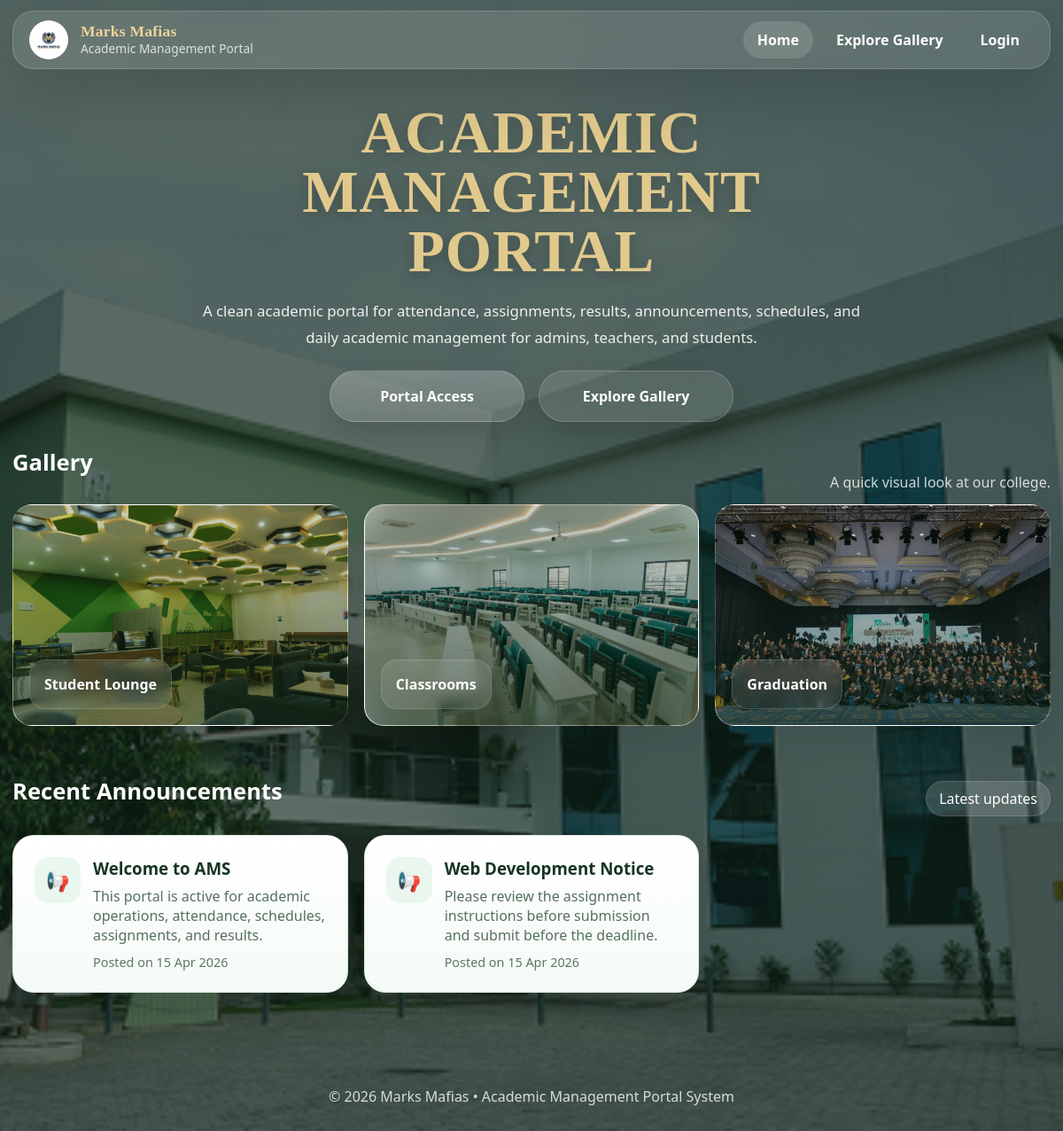
The app's page /public/index.php, older data.
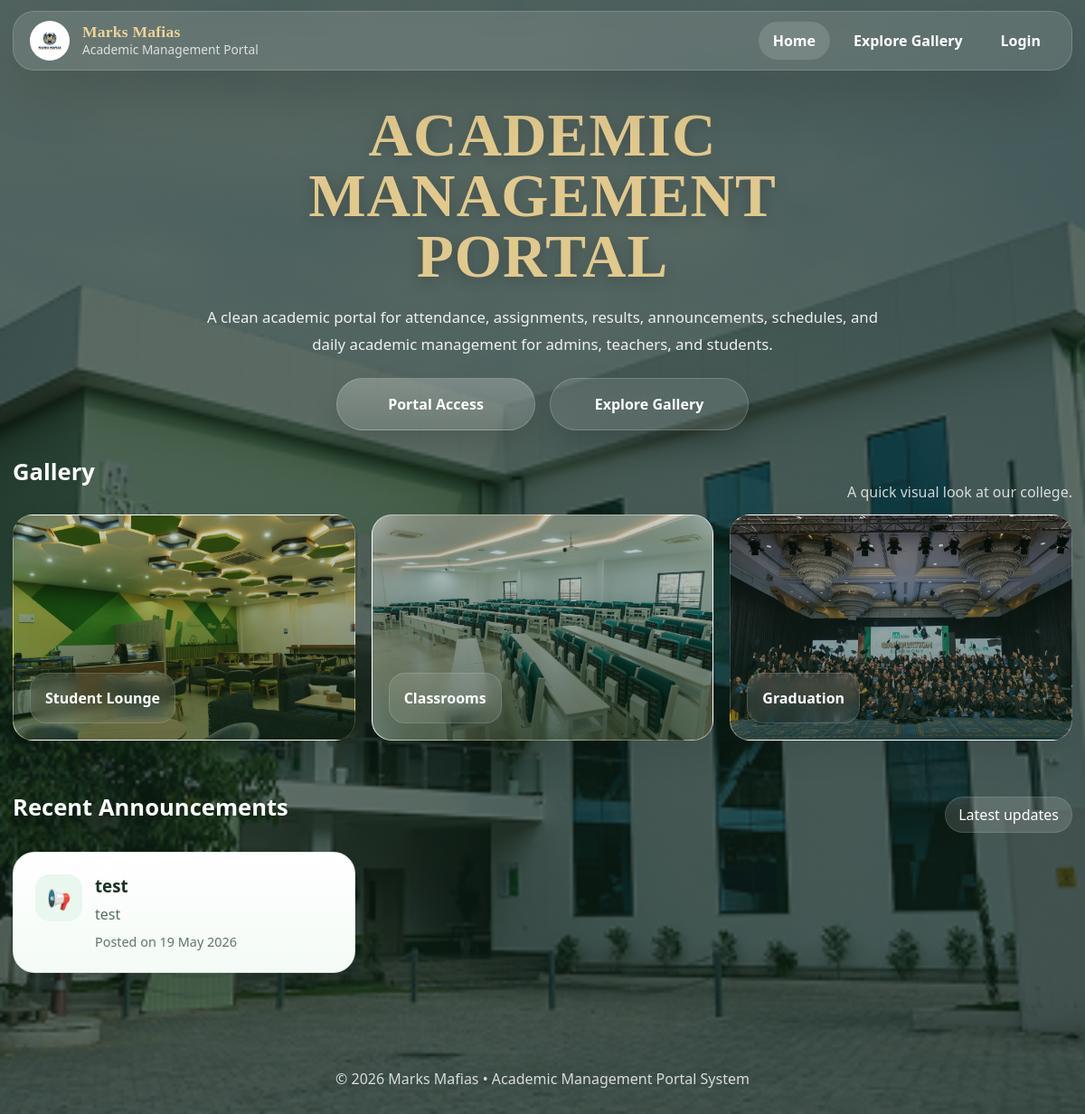
The same page, newer data.
### tables this page shows
CREATE TABLE `announcements` (
  `id` int(11) NOT NULL,
  `title` varchar(180) NOT NULL,
  `body` text NOT NULL,
  `visibility_role` enum('all','teacher','student') NOT NULL DEFAULT 'all',
  `target_audience` varchar(120) DEFAULT NULL,
  `subject_id` int(11) DEFAULT NULL,
  `created_by` int(11) NOT NULL,
  `posted_at` datetime NOT NULL
);

### includes/functions.php (called while the page is built, shortened)
<?php
function e(null|string|int|float $value): string
{
    return htmlspecialchars((string)$value, ENT_QUOTES, 'UTF-8');
}

### includes/auth.php (called while the page is built, shortened)
<?php
require_once dirname(__DIR__) . '/includes/functions.php';
function user(): ?array
{
    return $_SESSION['user'] ?? null;
}
function logged_in(): bool
{
    return user() !== null && validate_session_integrity();
}

### public/index.php (the view, shortened to what this page needs)
<?php
require_once dirname(__DIR__) . '/includes/auth.php';
$announcements = $pdo->query('SELECT title, body, posted_at FROM announcements ORDER BY posted_at DESC LIMIT 3')->fetchAll();
include dirname(__DIR__) . '/includes/header.php';
include dirname(__DIR__) . '/includes/topnav.php';
?>
<div class="landing-shell home-refined-shell">
  <section class="landing-hero refined-hero">
    <div class="hero-center refined-hero-center">
      <h2>Academic Management<br>Portal</h2>
      <p>
        A clean academic portal for attendance, assignments, results, announcements,
        schedules, and daily academic management for admins, teachers, and students.
      </p>
      <div class="hero-actions">
        <a class="hero-cta primary" href="<?= BASE_URL ?>/login.php">Portal Access</a>
        <a class="hero-cta" href="#gallery">Explore Gallery</a>
      </div>
    </div>
  </section>
  <section class="section home-gallery-section" id="gallery">
    <div class="gallery-wide-header solo-header">
      <h2 class="section-title">Gallery</h2>
      <p class="gallery-subtitle">A quick visual look at our college.</p>
    </div>
    <div class="gallery gallery-wide-only gallery-wide-only-full">
      <div class="gallery-item gallery-shot gallery-shot-admin">
        <div class="caption"><strong>Student Lounge</strong></div>
      </div>
      <div class="gallery-item gallery-shot gallery-shot-teacher">
        <div class="caption"><strong>Classrooms</strong></div>
      </div>
      <div class="gallery-item gallery-shot gallery-shot-student">
        <div class="caption"><strong>Graduation</strong></div>
      </div>
    </div>
  </section>
  <section class="section refined-announcements">
    <div class="announce-title-row">
      <h2 class="section-title">Recent Announcements</h2>
      <span class="announce-chip">Latest updates</span>
    </div>
    <div class="announcement-grid premium-announcement-grid single-row-announcements">
      <?php foreach ($announcements as $item): ?>
        <article class="announcement-card premium-announce-card better-announcement-card">
          <div class="announce-icon">📢</div>
          <div>
            <h3><?= e($item['title']) ?></h3>
            <p><?= e($item['body']) ?></p>
            <div class="subtle announce-date">Posted on <?= e(date('d M Y', strtotime($item['posted_at']))) ?></div>
          </div>
        </article>
      <?php endforeach; ?>
    </div>
  </section>
</div>
<?php include dirname(__DIR__) . '/includes/footer.php'; ?>

### includes/header.php (shortened to what this page needs)
<?php
$autoStyles = [BASE_URL . '/../assets/css/style.css'];
?>
<!doctype html>
<html lang="en">
<head>
<?php foreach ($autoStyles as $css): ?>
<link rel="stylesheet" href="<?= e($css) ?>">
<?php endforeach; ?>
</head>
<body class="<?= isset($bodyClass) ? e($bodyClass) : '' ?>">

### includes/topnav.php (shortened to what this page needs)
<?php
$isLoggedIn = logged_in();
$role = $_SESSION['role'] ?? null;
?>
<div class="topbar topbar-slim">
  <div class="container topbar-inner slim-inner">
    <div class="brand slim-brand">
      <img src="<?= BASE_URL ?>/../assets/images/logo.png" alt="Marks Mafias Logo">
      <div class="brand-text slim-brand-text">
        <div class="brand-main">Marks Mafias</div>
        <div class="brand-sub">Academic Management Portal</div>
      </div>
    </div>
    <nav class="nav-links slim-nav">
      <a href="<?= BASE_URL ?>/index.php" class="active">Home</a>
      <a href="#gallery">Explore Gallery</a>
      <?php if ($isLoggedIn && $role): ?>
        <a href="<?= dashboard_path($role) ?>">Dashboard</a>
        <a href="<?= BASE_URL ?>/logout.php">Logout</a>
      <?php else: ?>
        <a href="<?= BASE_URL ?>/login.php">Login</a>
      <?php endif; ?>
    </nav>
  </div>
</div>

### includes/footer.php
<?php if (empty($hideFooter)): ?>
<footer class="footer">
    <div class="container">
        &copy; <?= date('Y') ?> Marks Mafias • Academic Management Portal System
    </div>
</footer>
<?php endif; ?>
</body>
</html>

Row changes from the older to the newer data that the page shows:
removed announcements: title "Welcome to AMS", body "This portal is active for academic operations, attendance, schedules, assignments, and results.", posted_at "15 Apr 2026"
removed announcements: title "Web Development Notice", body "Please review the assignment instructions before submission and submit before the deadline.", posted_at "15 Apr 2026"
added announcements: title "test", body "test", posted_at "19 May 2026"
